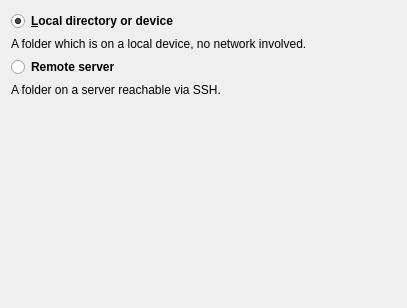
<?xml version="1.0" encoding="UTF-8"?>
<ui version="4.0">
 <class>WizardPage</class>
 <widget class="QWizardPage" name="WizardPage">
  <property name="geometry">
   <rect>
    <x>0</x>
    <y>0</y>
    <width>407</width>
    <height>308</height>
   </rect>
  </property>
  <property name="windowTitle">
   <string>WizardPage</string>
  </property>
  <property name="title">
   <string>New repositor&amp;y</string>
  </property>
  <property name="subTitle">
   <string>Select the type of repository you want to create or add.</string>
  </property>
  <layout class="QVBoxLayout" name="verticalLayout">
   <item>
    <widget class="QRadioButton" name="radioButton">
     <property name="font">
      <font>
       <weight>75</weight>
       <bold>true</bold>
      </font>
     </property>
     <property name="text">
      <string>&amp;Local directory or device</string>
     </property>
     <property name="checked">
      <bool>true</bool>
     </property>
    </widget>
   </item>
   <item>
    <widget class="QLabel" name="label_2">
     <property name="sizePolicy">
      <sizepolicy hsizetype="Expanding" vsizetype="Preferred">
       <horstretch>0</horstretch>
       <verstretch>0</verstretch>
      </sizepolicy>
     </property>
     <property name="text">
      <string>&lt;html&gt;&lt;head/&gt;&lt;body&gt;&lt;p&gt;A folder which is on a local device, no network involved.&lt;/p&gt;&lt;/body&gt;&lt;/html&gt;</string>
     </property>
     <property name="wordWrap">
      <bool>true</bool>
     </property>
    </widget>
   </item>
   <item>
    <widget class="QRadioButton" name="radioButton_2">
     <property name="font">
      <font>
       <weight>75</weight>
       <bold>true</bold>
      </font>
     </property>
     <property name="text">
      <string>Remote server</string>
     </property>
    </widget>
   </item>
   <item>
    <widget class="QLabel" name="label_3">
     <property name="text">
      <string>&lt;html&gt;&lt;head/&gt;&lt;body&gt;&lt;p&gt;A folder on a server reachable via SSH.&lt;/p&gt;&lt;/body&gt;&lt;/html&gt;</string>
     </property>
    </widget>
   </item>
   <item>
    <spacer name="verticalSpacer">
     <property name="orientation">
      <enum>Qt::Vertical</enum>
     </property>
     <property name="sizeHint" stdset="0">
      <size>
       <width>20</width>
       <height>40</height>
      </size>
     </property>
    </spacer>
   </item>
  </layout>
 </widget>
 <resources/>
 <connections/>
</ui>
